Frame 1 (no input): blank canvas, image omitted
Frame 60 (the mouse pressed at the canvas centre just before this capture): blank canvas, image omitted
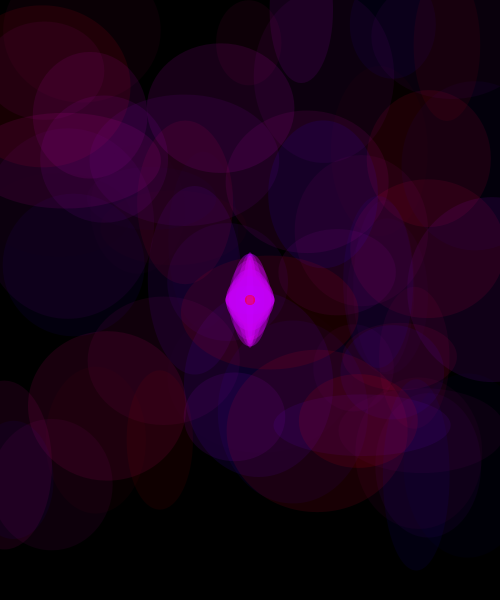
Frame 120 (the mouse held since frame 60 and released just before this capture)

The Processing sketch whose frames 1 and 60 were blank and that drew this single picture after the mouse press (run headless with seeded random() and noise(); from frame 60 on, the mouse is pressed at the canvas centre):

// Processing sketch: processing_44656
// ── processing_44656.pde



void setup () {
  
size (500,600);
background (0);


}


void draw () {
  
frameRate (30);


if (mousePressed) {

fill(255,0,0,100);
ellipse (mouseX,mouseY,10,10);
//}  

line (mouseX,mouseY,pmouseX,pmouseY);

//if (mousePressed) {

fill(200,0,255,100);
ellipse (mouseX,mouseY,random(50),random(100)); 
}


if (mousePressed) {
noStroke();
fill(random(255),0,random(255),25);
ellipse (random(0,500),random(0,500),random(60,200),random(60,200));
}



}
